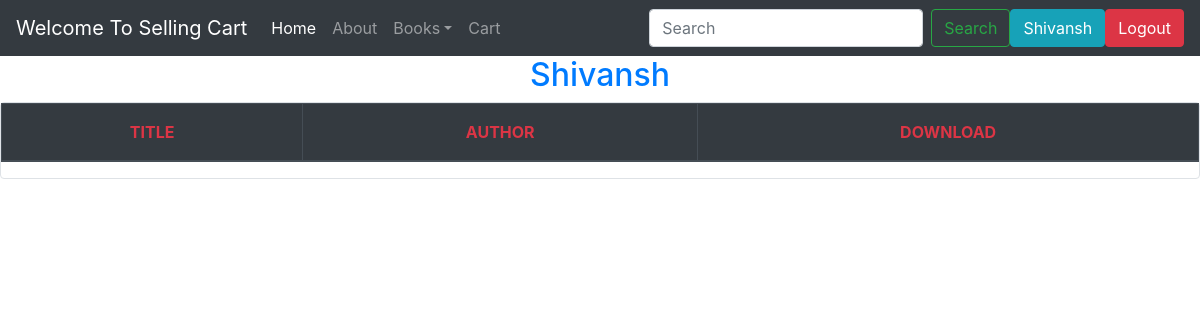
Before: /books/ (signed in) with the older database file.
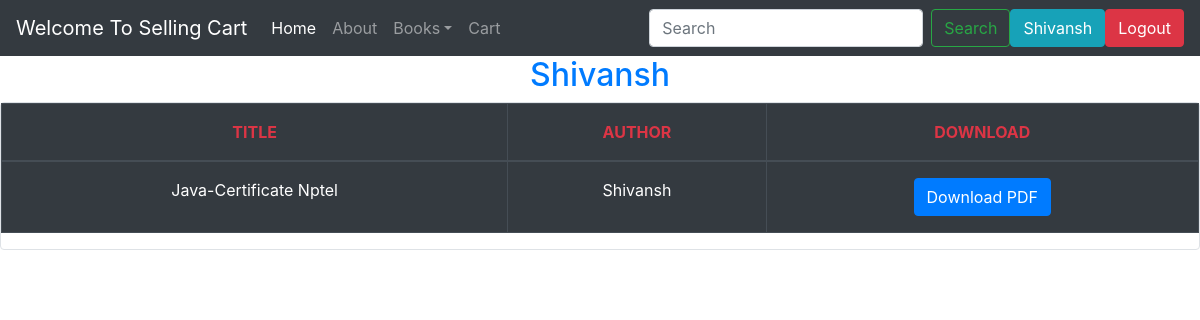
After: the same page with the newer database file.
### Books/models.py (models this page shows, shortened)
class Book(models.Model):
    title = models.CharField(max_length=50)
    author = models.CharField(max_length=40)
    pdf = models.FileField(upload_to="books/images",max_length=100)

### Books/views.py (the view)
# urls.py: path("",views.book_list,name="book_list"),
@login_required(login_url ="login")
def book_list(request):
    book = Book.objects.all()
    params = {'books':book}
    return render(request , 'books/BookHomePage.html',params)

### templates/books/BookHomePage.html (shortened to what this page needs)
{%extends 'shop/Basic.html' %}
{% if user.is_authenticated %}
{%block search %}
    <form method="GET" class="form-inline my-2 my-lg-0" action="{% url 'search_book'%}">
      <input class="form-control mr-sm-2" type="search" placeholder="Search" aria-label="Search" name="search_book">
      <button class="btn btn-outline-success my-2 my-sm-0" type="submit">Search</button>
      </form>
{%endblock%}
{% block body%}
    <div class="container">
        <h2 align="center" class="text-primary">{{user.username}}</h2>
    </div>
    <div class="table-resposive border rounded">
      <table class="table border rounded table-dark table-bordered table-hover">
        <thead>
          <tr>
            <th scope="col" class="text-danger p-3 text-center">TITLE</th>
            <th scope="col" class="text-danger p-3 text-center">AUTHOR</th>
            <th scope="col" class="text-danger p-3 text-center">DOWNLOAD</th>
          </tr>
        </thead>
        <tbody>
          {% for book in books %}
          <tr class="border">
            <td class="p-3 text-center">{{book.title}}</td>
            <td class="p-3 text-center">{{book.author}}</td>
            <td class="p-3 text-center"><a class="btn btn-primary" href="{{book.pdf.url}}" role="button">Download PDF</a></td>
          </tr>
          {% endfor %}
        </tbody>
      </table>
  </div>
{% endblock %}
{% endif %}

Changed rows visible on the page:
added Book: title "Java-Certificate Nptel", author "Shivansh"
